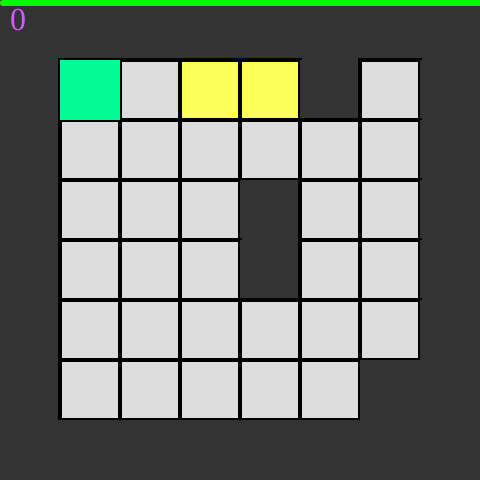
Frame 1 (no input)
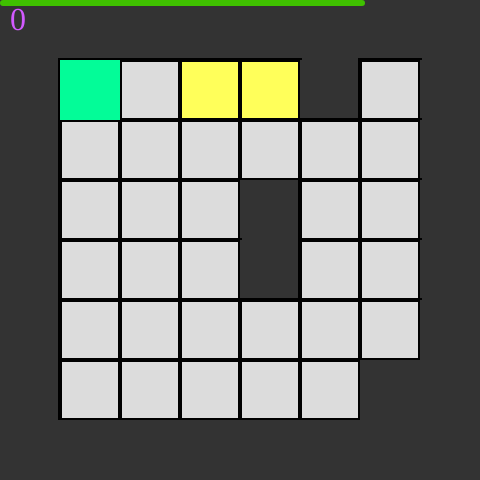
Frame 60 (no input)
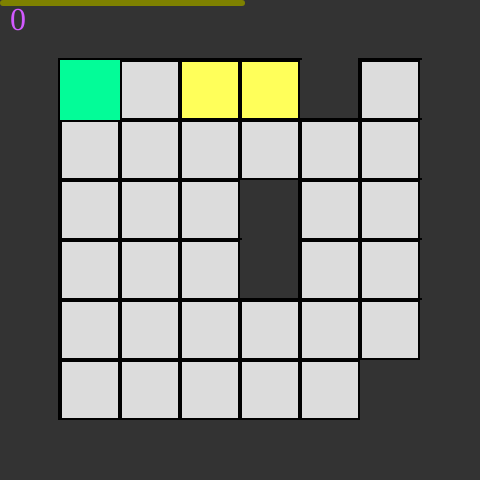
Frame 120 (the mouse pressed at the canvas centre since frame 60)

The p5.js sketch that drew these frames (run headless with seeded random() and noise() and a simulated clock; from frame 60 on, the mouse is pressed at the canvas centre):

// p5.js sketch
// ── sketch.js
let move = {'up': 0,
			'down': 0,
			'left': 0,
			'right': 0}

const WORLD_SIZE = 480;
const nCells = 8;
const CELL_SIZE = WORLD_SIZE/nCells;



let Game;

let seed = 55;
let good_seeds = {'seeds':[]};

function setup(){
	createCanvas(480, 480);
	randomSeed(seed);
	move.up = createVector(0, -1);
	move.down = createVector(0, 1);
	move.right = createVector(1, 0);
	move.left = createVector(-1, 0);
	textFont('fantasy');
	textSize(60);
	Game = new Game_world();
}

function draw(){
	// main
	background(0, 255, 0);
	Game.show();
	Game.update();

	// controls
	if(keyIsPressed){
		if(keyCode == LEFT_ARROW){
			Game.player.move(move.left);
		}
		if(keyCode == RIGHT_ARROW){
			Game.player.move(move.right);
		}
		if(keyCode == UP_ARROW){
			Game.player.move(move.up);
		}
		if(keyCode == DOWN_ARROW){
			Game.player.move(move.down);
		}
	}
}


function restart(){
	seed += 1;
	randomSeed(seed);
	Game = new Game_world();
	Game.player._win.state = false;
	console.log(seed);
}

function save_seed(){
	good_seeds.seeds.push(seed);
}

function show_seeds(){
	console.log(good_seeds.seeds);
}
// ── classes.js
class Game_world{
	constructor(){
		this.tot_coins = 0
		// initialize the map as an empty array
		this.map = [];
		// fill it up with cells
		for(let i = 0; i < nCells; i++){
			this.map[i] = []
			for(let j = 0; j < nCells; j++){
				this.map[i][j] = new Cell(j, i)
				if(this.map[i][j].type == 3){
					this.tot_coins += 1;
				}
			}
		}

		if(this.tot_coins == 0){
			restart()
		}

		this.map[1][1].type = 2;

		// initialize the player
		this.player = new Player(this.update_map, this);
		// pass a callback function for updating maps to the player
		this.player.update_map(this.map);
		this.win = {'state': false,
					'counter': 60};

		this.time_limit = {'counter': 240,
						   'counter_max': 240,
						   'state': true};
	}
	// a callback function for player to call when it needs to change the map
	update_map(map){

		this.map = map;
	}

	update(){
		if(this.win.counter <= 0){
			restart();
		}

		if(this.win.state){
			this.win.counter -= 1;
		}

		if(this.tot_coins <= 0 && !this.win.state){
			this.win.state = true
			this.player.reset()
		}

		if(this.time_limit.counter > 0 && !this.win.state){
			this.time_limit.counter -= 1;
		}else{
			this.time_limit.state = false;
			this.player.reset();
			this.win.state = true
		}

		// update the player
		this.player.update();
	}

	show(){
		// show the map
		for(let i = 0; i < nCells; i++){
			for(let j = 0; j < nCells; j++){
				this.map[i][j].show()
			}
		}

		if(this.win.state){
			background(51, map(this.win.counter, 90, 0, 0, 255));
		}

		// show the player
		this.player.show();

		let time = this.time_limit.counter/this.time_limit.counter_max;
		stroke((1-time)*255, (time)*255, 0);
		strokeWeight(6);
		line(3, 3, time*width, 3)
	}
}

class Player{
	constructor(map_updater, parent, x=1, y=1){
		this.position = createVector(x || 1, y || 1);
		this.p_position = this.position.copy();
		this.target_position = createVector(x, y);
		this.p_target_position = createVector(x, y);
		this.map;
		this.map_updater = map_updater;
		this.parent = parent;
		this.number_of_coins = 0;
		this._win = {'state': false, 'move_to_start_step': 1}
	}

	reset(){
		this._win.state = true;
		this._win.move_to_start_step = createVector(1, 1).sub(this.position).div(this.parent.win.counter);
	}

	update_map(map){

		this.map = map;
	}

	move(move_vector){
		if(this.position.equals(this.target_position) && !this._win.state){
			let no_obstacle = true;
			while(no_obstacle){
				// calculate future position
				let f_pos = this.target_position.copy()
				f_pos.add(move_vector)
				// check if there is an obstacle at that position
				if(this.map[f_pos.y][f_pos.x].type != 1){
					// if there is not then update the target_position
					// and previous target postion
					this.p_target_position = this.target_position.copy();
					this.target_position = f_pos;
				}else{
					// if there is than qquit the loop
					no_obstacle = false;
				}
			}
		}
	}

	update(){
		if(!this.parent.win.state){
			this._win.state = false
		}
		// save current position as previous postion for next update() step
		this.p_position = this.position.copy();

		if(!this.position.equals(this.target_position) && !this._win.state){
			// get the step vector
			let step = this.target_position.copy().sub(this.position);
			// size the step vector properly
			step.limit(0.6);
			// step into the *step* direction
			this.position.add(step);

			// check if the current position equals current target postion
			let x_check = floor(this.position.x) != floor(this.p_position.x);
			let y_check = floor(this.position.y) != floor(this.p_position.y);
			if(y_check || x_check){
				// check for every possible cell type other then the type 1 which is a solid
				// wall and we can't ever be standing there.
				if(this.map[floor(this.position.y)][floor(this.position.x)].type == 0){
					// if the cell the player is standing on is an empty space, turn it into 'half-wall'
					this.map[floor(this.position.y)][floor(this.position.x)].type = 2;
				}else if(this.map[floor(this.position.y)][floor(this.position.x)].type == 2){
					// if the cell the player is standing on is a 'half-wall' turn it into a 'wall'
					this.map[floor(this.position.y)][floor(this.position.x)].type = 1;
				}
				if(this.map[floor(this.position.y)][floor(this.position.x)].type == 3){
					this.number_of_coins += 1;
					this.parent.tot_coins -= 1;
					this.map[floor(this.position.y)][floor(this.position.x)].type = 2;
				}
				// update the map
				this.map_updater(this.map);
			}

		}

		if(this._win.state){
			this.position.add(this._win.move_to_start_step);
		}
	}

	show(){
		// draw the player
		// stroke(0, 240);
		// strokeWeight(4);
		noStroke();
		fill(3, 252, 152);
		rect(this.position.x*CELL_SIZE, this.position.y*CELL_SIZE, CELL_SIZE, CELL_SIZE);
		// draw the amount of coins the player is holding
		fill(210, 90, 255);
		textSize(32);
		text(this.number_of_coins, 10, 30);

		if(!this.target_position.equals(this.p_target_position) && !this._win.state){
			fill(3, 252, 152, 210);
			rect(this.p_position.x*CELL_SIZE, this.p_position.y*CELL_SIZE, CELL_SIZE, CELL_SIZE);
		}

	}
}

class Cell{
	constructor(x, y){
		this.position = createVector(x, y);
		this.types = ['empty-space', 'wall', 'half-wall', 'coin']
		this.type = (x == 0 || y == 0 || x == nCells-1 || y == nCells-1 || random(1) < 0.1)? 1 : 0;
		if(!(x == 1 && y == 1)){
			this.type = (x != 0 && y != 0 && x != nCells-1 && y != nCells-1 && random(1) < 0.1)? 3 : this.type;
		}
		this.solid = (this.type == 0)
	}

	show(){
		noStroke();
		if(this.type == 0 /* enpty-space */){
			stroke(0);
			strokeWeight(4);
			fill(220);
		}
		if(this.type == 1 /* wall */){
			fill(51);
		}
		if(this.type == 2 /* half-wall */){
			stroke(0);
			strokeWeight(4);
			fill(110);
		}
		if(this.type == 3 /* coin */){
			stroke(0);
			strokeWeight(4);
			fill(255, 255, 90);
		}
		rect(this.position.x*CELL_SIZE, this.position.y*CELL_SIZE, CELL_SIZE, CELL_SIZE);
	}
}
